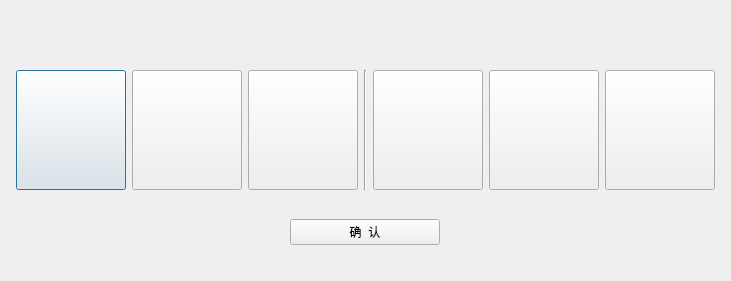
<?xml version="1.0" encoding="UTF-8"?>
<ui version="4.0">
 <class>Dialog</class>
 <widget class="QDialog" name="Dialog">
  <property name="geometry">
   <rect>
    <x>0</x>
    <y>0</y>
    <width>731</width>
    <height>281</height>
   </rect>
  </property>
  <property name="windowTitle">
   <string>选择换人对象</string>
  </property>
  <layout class="QHBoxLayout" name="horizontalLayout_2">
   <item>
    <layout class="QVBoxLayout" name="verticalLayout">
     <item>
      <layout class="QGridLayout" name="gridLayout_2">
       <item row="1" column="0">
        <widget class="QPushButton" name="btn_1">
         <property name="minimumSize">
          <size>
           <width>110</width>
           <height>120</height>
          </size>
         </property>
         <property name="maximumSize">
          <size>
           <width>110</width>
           <height>120</height>
          </size>
         </property>
         <property name="text">
          <string/>
         </property>
         <property name="iconSize">
          <size>
           <width>120</width>
           <height>120</height>
          </size>
         </property>
        </widget>
       </item>
       <item row="1" column="5">
        <widget class="QPushButton" name="btn_5">
         <property name="minimumSize">
          <size>
           <width>110</width>
           <height>120</height>
          </size>
         </property>
         <property name="maximumSize">
          <size>
           <width>110</width>
           <height>120</height>
          </size>
         </property>
         <property name="text">
          <string/>
         </property>
         <property name="iconSize">
          <size>
           <width>110</width>
           <height>120</height>
          </size>
         </property>
        </widget>
       </item>
       <item row="1" column="6">
        <widget class="QPushButton" name="btn_6">
         <property name="minimumSize">
          <size>
           <width>110</width>
           <height>120</height>
          </size>
         </property>
         <property name="maximumSize">
          <size>
           <width>110</width>
           <height>120</height>
          </size>
         </property>
         <property name="text">
          <string/>
         </property>
         <property name="iconSize">
          <size>
           <width>110</width>
           <height>120</height>
          </size>
         </property>
        </widget>
       </item>
       <item row="1" column="2">
        <widget class="QPushButton" name="btn_3">
         <property name="minimumSize">
          <size>
           <width>110</width>
           <height>120</height>
          </size>
         </property>
         <property name="maximumSize">
          <size>
           <width>110</width>
           <height>120</height>
          </size>
         </property>
         <property name="text">
          <string/>
         </property>
         <property name="iconSize">
          <size>
           <width>120</width>
           <height>120</height>
          </size>
         </property>
        </widget>
       </item>
       <item row="1" column="1">
        <widget class="QPushButton" name="btn_2">
         <property name="minimumSize">
          <size>
           <width>110</width>
           <height>120</height>
          </size>
         </property>
         <property name="maximumSize">
          <size>
           <width>110</width>
           <height>120</height>
          </size>
         </property>
         <property name="text">
          <string/>
         </property>
         <property name="iconSize">
          <size>
           <width>120</width>
           <height>120</height>
          </size>
         </property>
        </widget>
       </item>
       <item row="1" column="4">
        <widget class="QPushButton" name="btn_4">
         <property name="minimumSize">
          <size>
           <width>110</width>
           <height>120</height>
          </size>
         </property>
         <property name="maximumSize">
          <size>
           <width>110</width>
           <height>120</height>
          </size>
         </property>
         <property name="text">
          <string/>
         </property>
         <property name="iconSize">
          <size>
           <width>110</width>
           <height>120</height>
          </size>
         </property>
        </widget>
       </item>
       <item row="1" column="3">
        <widget class="Line" name="line">
         <property name="orientation">
          <enum>Qt::Vertical</enum>
         </property>
        </widget>
       </item>
       <item row="0" column="1">
        <layout class="QHBoxLayout" name="horizontalLayout">
         <item>
          <widget class="QLabel" name="label_2">
           <property name="minimumSize">
            <size>
             <width>30</width>
             <height>30</height>
            </size>
           </property>
           <property name="maximumSize">
            <size>
             <width>30</width>
             <height>30</height>
            </size>
           </property>
           <property name="text">
            <string/>
           </property>
          </widget>
         </item>
        </layout>
       </item>
       <item row="0" column="2">
        <layout class="QHBoxLayout" name="horizontalLayout_3">
         <item>
          <widget class="QLabel" name="label_3">
           <property name="minimumSize">
            <size>
             <width>30</width>
             <height>30</height>
            </size>
           </property>
           <property name="maximumSize">
            <size>
             <width>30</width>
             <height>30</height>
            </size>
           </property>
           <property name="text">
            <string/>
           </property>
          </widget>
         </item>
        </layout>
       </item>
       <item row="0" column="4">
        <layout class="QHBoxLayout" name="horizontalLayout_4">
         <item>
          <widget class="QLabel" name="label_4">
           <property name="minimumSize">
            <size>
             <width>30</width>
             <height>30</height>
            </size>
           </property>
           <property name="maximumSize">
            <size>
             <width>30</width>
             <height>30</height>
            </size>
           </property>
           <property name="text">
            <string/>
           </property>
          </widget>
         </item>
        </layout>
       </item>
       <item row="0" column="5">
        <layout class="QHBoxLayout" name="horizontalLayout_5">
         <item>
          <widget class="QLabel" name="label_5">
           <property name="minimumSize">
            <size>
             <width>30</width>
             <height>30</height>
            </size>
           </property>
           <property name="maximumSize">
            <size>
             <width>30</width>
             <height>30</height>
            </size>
           </property>
           <property name="text">
            <string/>
           </property>
          </widget>
         </item>
        </layout>
       </item>
       <item row="0" column="6">
        <layout class="QHBoxLayout" name="horizontalLayout_6">
         <item>
          <widget class="QLabel" name="label_6">
           <property name="minimumSize">
            <size>
             <width>30</width>
             <height>30</height>
            </size>
           </property>
           <property name="maximumSize">
            <size>
             <width>30</width>
             <height>30</height>
            </size>
           </property>
           <property name="text">
            <string/>
           </property>
          </widget>
         </item>
        </layout>
       </item>
       <item row="0" column="0">
        <layout class="QHBoxLayout" name="horizontalLayout_7">
         <item>
          <widget class="QLabel" name="label_1">
           <property name="minimumSize">
            <size>
             <width>30</width>
             <height>30</height>
            </size>
           </property>
           <property name="maximumSize">
            <size>
             <width>30</width>
             <height>30</height>
            </size>
           </property>
           <property name="text">
            <string/>
           </property>
          </widget>
         </item>
        </layout>
       </item>
      </layout>
     </item>
     <item>
      <layout class="QHBoxLayout" name="horizontalLayout_8">
       <item>
        <widget class="QPushButton" name="btn_confirm">
         <property name="maximumSize">
          <size>
           <width>150</width>
           <height>16777215</height>
          </size>
         </property>
         <property name="text">
          <string>确  认</string>
         </property>
        </widget>
       </item>
      </layout>
     </item>
    </layout>
   </item>
  </layout>
 </widget>
 <resources/>
 <connections/>
</ui>
